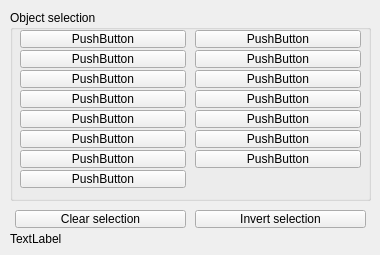
<?xml version="1.0" encoding="UTF-8"?>
<ui version="4.0">
 <class>CQDlgSelection</class>
 <widget class="QDialog" name="CQDlgSelection">
  <property name="geometry">
   <rect>
    <x>0</x>
    <y>0</y>
    <width>380</width>
    <height>255</height>
   </rect>
  </property>
  <property name="windowTitle">
   <string>Selection</string>
  </property>
  <property name="locale">
   <locale language="English" country="UnitedStates"/>
  </property>
  <widget class="QGroupBox" name="groupBox">
   <property name="geometry">
    <rect>
     <x>10</x>
     <y>10</y>
     <width>361</width>
     <height>191</height>
    </rect>
   </property>
   <property name="title">
    <string>Object selection</string>
   </property>
   <property name="flat">
    <bool>false</bool>
   </property>
   <widget class="QToolButton" name="simpleShapesButton">
    <property name="geometry">
     <rect>
      <x>10</x>
      <y>20</y>
      <width>166</width>
      <height>18</height>
     </rect>
    </property>
    <property name="focusPolicy">
     <enum>Qt::StrongFocus</enum>
    </property>
    <property name="text">
     <string>PushButton</string>
    </property>
   </widget>
   <widget class="QToolButton" name="groupedShapesButton">
    <property name="geometry">
     <rect>
      <x>185</x>
      <y>20</y>
      <width>166</width>
      <height>18</height>
     </rect>
    </property>
    <property name="focusPolicy">
     <enum>Qt::StrongFocus</enum>
    </property>
    <property name="text">
     <string>PushButton</string>
    </property>
   </widget>
   <widget class="QToolButton" name="millsButton">
    <property name="geometry">
     <rect>
      <x>185</x>
      <y>40</y>
      <width>166</width>
      <height>18</height>
     </rect>
    </property>
    <property name="focusPolicy">
     <enum>Qt::StrongFocus</enum>
    </property>
    <property name="text">
     <string>PushButton</string>
    </property>
   </widget>
   <widget class="QToolButton" name="dummiesButton">
    <property name="geometry">
     <rect>
      <x>10</x>
      <y>40</y>
      <width>166</width>
      <height>18</height>
     </rect>
    </property>
    <property name="focusPolicy">
     <enum>Qt::StrongFocus</enum>
    </property>
    <property name="text">
     <string>PushButton</string>
    </property>
   </widget>
   <widget class="QToolButton" name="lightsButton">
    <property name="geometry">
     <rect>
      <x>185</x>
      <y>60</y>
      <width>166</width>
      <height>18</height>
     </rect>
    </property>
    <property name="focusPolicy">
     <enum>Qt::StrongFocus</enum>
    </property>
    <property name="text">
     <string>PushButton</string>
    </property>
   </widget>
   <widget class="QToolButton" name="camerasButton">
    <property name="geometry">
     <rect>
      <x>10</x>
      <y>60</y>
      <width>166</width>
      <height>18</height>
     </rect>
    </property>
    <property name="focusPolicy">
     <enum>Qt::StrongFocus</enum>
    </property>
    <property name="text">
     <string>PushButton</string>
    </property>
   </widget>
   <widget class="QToolButton" name="proximitySensorsButton">
    <property name="geometry">
     <rect>
      <x>10</x>
      <y>80</y>
      <width>166</width>
      <height>18</height>
     </rect>
    </property>
    <property name="focusPolicy">
     <enum>Qt::StrongFocus</enum>
    </property>
    <property name="text">
     <string>PushButton</string>
    </property>
   </widget>
   <widget class="QToolButton" name="renderingSensorsButton">
    <property name="geometry">
     <rect>
      <x>185</x>
      <y>80</y>
      <width>166</width>
      <height>18</height>
     </rect>
    </property>
    <property name="focusPolicy">
     <enum>Qt::StrongFocus</enum>
    </property>
    <property name="text">
     <string>PushButton</string>
    </property>
   </widget>
   <widget class="QToolButton" name="forceSensorsButton">
    <property name="geometry">
     <rect>
      <x>10</x>
      <y>100</y>
      <width>166</width>
      <height>18</height>
     </rect>
    </property>
    <property name="focusPolicy">
     <enum>Qt::StrongFocus</enum>
    </property>
    <property name="text">
     <string>PushButton</string>
    </property>
   </widget>
   <widget class="QToolButton" name="jointsButton">
    <property name="geometry">
     <rect>
      <x>185</x>
      <y>100</y>
      <width>166</width>
      <height>18</height>
     </rect>
    </property>
    <property name="focusPolicy">
     <enum>Qt::StrongFocus</enum>
    </property>
    <property name="text">
     <string>PushButton</string>
    </property>
   </widget>
   <widget class="QToolButton" name="graphsButton">
    <property name="geometry">
     <rect>
      <x>10</x>
      <y>120</y>
      <width>166</width>
      <height>18</height>
     </rect>
    </property>
    <property name="focusPolicy">
     <enum>Qt::StrongFocus</enum>
    </property>
    <property name="text">
     <string>PushButton</string>
    </property>
   </widget>
   <widget class="QToolButton" name="pathsButton">
    <property name="geometry">
     <rect>
      <x>185</x>
      <y>120</y>
      <width>166</width>
      <height>18</height>
     </rect>
    </property>
    <property name="focusPolicy">
     <enum>Qt::StrongFocus</enum>
    </property>
    <property name="text">
     <string>PushButton</string>
    </property>
   </widget>
   <widget class="QToolButton" name="mirrorsButton">
    <property name="geometry">
     <rect>
      <x>10</x>
      <y>160</y>
      <width>166</width>
      <height>18</height>
     </rect>
    </property>
    <property name="focusPolicy">
     <enum>Qt::StrongFocus</enum>
    </property>
    <property name="text">
     <string>PushButton</string>
    </property>
   </widget>
   <widget class="QToolButton" name="octreesButton">
    <property name="geometry">
     <rect>
      <x>10</x>
      <y>140</y>
      <width>166</width>
      <height>18</height>
     </rect>
    </property>
    <property name="focusPolicy">
     <enum>Qt::StrongFocus</enum>
    </property>
    <property name="text">
     <string>PushButton</string>
    </property>
   </widget>
   <widget class="QToolButton" name="pointCloudsButton">
    <property name="geometry">
     <rect>
      <x>185</x>
      <y>140</y>
      <width>166</width>
      <height>18</height>
     </rect>
    </property>
    <property name="focusPolicy">
     <enum>Qt::StrongFocus</enum>
    </property>
    <property name="text">
     <string>PushButton</string>
    </property>
   </widget>
  </widget>
  <widget class="QToolButton" name="clearSelectionButton">
   <property name="geometry">
    <rect>
     <x>15</x>
     <y>210</y>
     <width>171</width>
     <height>18</height>
    </rect>
   </property>
   <property name="focusPolicy">
    <enum>Qt::StrongFocus</enum>
   </property>
   <property name="text">
    <string>Clear selection</string>
   </property>
  </widget>
  <widget class="QToolButton" name="invertSelectionButton">
   <property name="geometry">
    <rect>
     <x>195</x>
     <y>210</y>
     <width>171</width>
     <height>18</height>
    </rect>
   </property>
   <property name="focusPolicy">
    <enum>Qt::StrongFocus</enum>
   </property>
   <property name="text">
    <string>Invert selection</string>
   </property>
  </widget>
  <widget class="QLabel" name="selectionInfo">
   <property name="geometry">
    <rect>
     <x>10</x>
     <y>230</y>
     <width>361</width>
     <height>18</height>
    </rect>
   </property>
   <property name="text">
    <string>TextLabel</string>
   </property>
  </widget>
 </widget>
 <tabstops>
  <tabstop>simpleShapesButton</tabstop>
  <tabstop>groupedShapesButton</tabstop>
  <tabstop>dummiesButton</tabstop>
  <tabstop>millsButton</tabstop>
  <tabstop>camerasButton</tabstop>
  <tabstop>lightsButton</tabstop>
  <tabstop>proximitySensorsButton</tabstop>
  <tabstop>renderingSensorsButton</tabstop>
  <tabstop>forceSensorsButton</tabstop>
  <tabstop>jointsButton</tabstop>
  <tabstop>graphsButton</tabstop>
  <tabstop>pathsButton</tabstop>
  <tabstop>octreesButton</tabstop>
  <tabstop>pointCloudsButton</tabstop>
  <tabstop>mirrorsButton</tabstop>
  <tabstop>clearSelectionButton</tabstop>
  <tabstop>invertSelectionButton</tabstop>
 </tabstops>
 <resources/>
 <connections/>
</ui>
